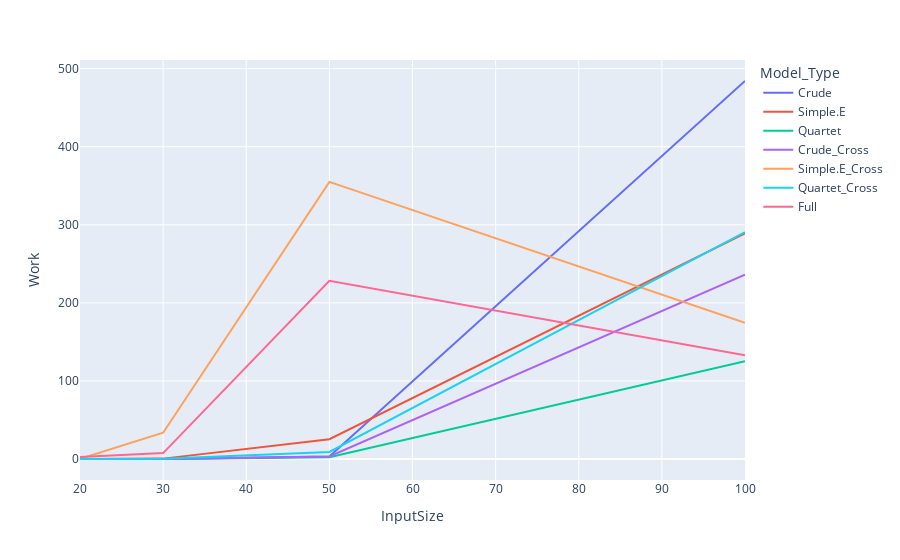

The notebook cell saved with this chart:
### Code cell
fig = px.line(data_frame= result, x = "InputSize", y = "Work", color= "Model_Type")
fig.show()

### Figure 1 — Plotly figure (JSON) as saved in the notebook; plotly's stock layout.template omitted (floating-point values rounded to 4 significant figures)
{"data": [{"hovertemplate": "Model_Type=Crude<br>InputSize=%{x}<br>Work=%{y}<extra></extra>", "legendgroup": "Crude", "line": {"color": "#636efa", "dash": "solid"}, "mode": "lines", "name": "Crude", "orientation": "v", "showlegend": true, "type": "scatter", "x": [20, 30, 50, 100], "xaxis": "x", "y": [0.009541, 0.07848, 3.233, 484.2], "yaxis": "y"}, {"hovertemplate": "Model_Type=Simple.E<br>InputSize=%{x}<br>Work=%{y}<extra></extra>", "legendgroup": "Simple.E", "line": {"color": "#EF553B", "dash": "solid"}, "mode": "lines", "name": "Simple.E", "orientation": "v", "showlegend": true, "type": "scatter", "x": [20, 30, 50, 100], "xaxis": "x", "y": [0.02563, 0.4979, 25.41, 289.0], "yaxis": "y"}, {"hovertemplate": "Model_Type=Quartet<br>InputSize=%{x}<br>Work=%{y}<extra></extra>", "legendgroup": "Quartet", "line": {"color": "#00cc96", "dash": "solid"}, "mode": "lines", "name": "Quartet", "orientation": "v", "showlegend": true, "type": "scatter", "x": [20, 30, 50, 100], "xaxis": "x", "y": [0.01106, 0.08398, 2.398, 125.2], "yaxis": "y"}, {"hovertemplate": "Model_Type=Crude_Cross<br>InputSize=%{x}<br>Work=%{y}<extra></extra>", "legendgroup": "Crude_Cross", "line": {"color": "#ab63fa", "dash": "solid"}, "mode": "lines", "name": "Crude_Cross", "orientation": "v", "showlegend": true, "type": "scatter", "x": [20, 30, 50, 100], "xaxis": "x", "y": [0.01599, 0.1386, 3.204, 236.2], "yaxis": "y"}, {"hovertemplate": "Model_Type=Simple.E_Cross<br>InputSize=%{x}<br>Work=%{y}<extra></extra>", "legendgroup": "Simple.E_Cross", "line": {"color": "#FFA15A", "dash": "solid"}, "mode": "lines", "name": "Simple.E_Cross", "orientation": "v", "showlegend": true, "type": "scatter", "x": [20, 30, 50, 100], "xaxis": "x", "y": [0.1333, 33.7, 355.0, 174.5], "yaxis": "y"}, {"hovertemplate": "Model_Type=Quartet_Cross<br>InputSize=%{x}<br>Work=%{y}<extra></extra>", "legendgroup": "Quartet_Cross", "line": {"color": "#19d3f3", "dash": "solid"}, "mode": "lines", "name": "Quartet_Cross", "orientation": "v", "showlegend": true, "type": "scatter", "x": [20, 30, 50, 100], "xaxis": "x", "y": [0.02341, 0.3768, 9.006, 290.6], "yaxis": "y"}, {"hovertemplate": "Model_Type=Full<br>InputSize=%{x}<br>Work=%{y}<extra></extra>", "legendgroup": "Full", "line": {"color": "#FF6692", "dash": "solid"}, "mode": "lines", "name": "Full", "orientation": "v", "showlegend": true, "type": "scatter", "x": [20, 30, 50, 100], "xaxis": "x", "y": [2.627, 7.587, 228.3, 133.0], "yaxis": "y"}], "layout": {"legend": {"title": {"text": "Model_Type"}, "tracegroupgap": 0}, "margin": {"t": 60}, "xaxis": {"anchor": "y", "domain": [0, 1], "title": {"text": "InputSize"}}, "yaxis": {"anchor": "x", "domain": [0, 1], "title": {"text": "Work"}}}}
